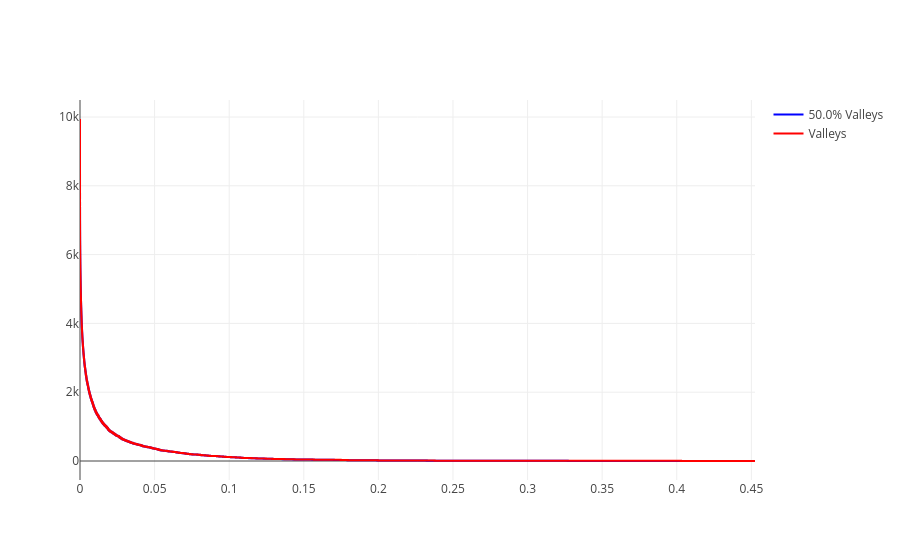

Notebook cell for this chart:
### Code cell
import plotly.express as px

import plotly.graph_objects as go

fig = go.Figure()

fig.add_trace(go.Scatter(x=fns, y=remaining_homo, mode='lines', name=f'{prop*100:.1f}% Valleys', line=dict(color='blue', shape="hv")))
fig.add_trace(go.Scatter(x=fns, y=remaining_all, mode='lines', name='Valleys', line=dict(color='red', shape="hv")))

fig.show()

### Figure 1 — Plotly figure (JSON) as saved in the notebook; plotly's stock layout.template omitted (floating-point values rounded to 4 significant figures; data arrays with more than 128 entries replaced by an {"elided": "..."} marker saying what was removed)
{"data": [{"line": {"color": "blue", "shape": "hv"}, "mode": "lines", "name": "50.0% Valleys", "type": "scatter", "x": {"elided": "9942 float values"}, "y": {"elided": "9942 int values"}}, {"line": {"color": "red", "shape": "hv"}, "mode": "lines", "name": "Valleys", "type": "scatter", "x": {"elided": "9942 float values"}, "y": {"elided": "9942 int values"}}], "layout": {}}
